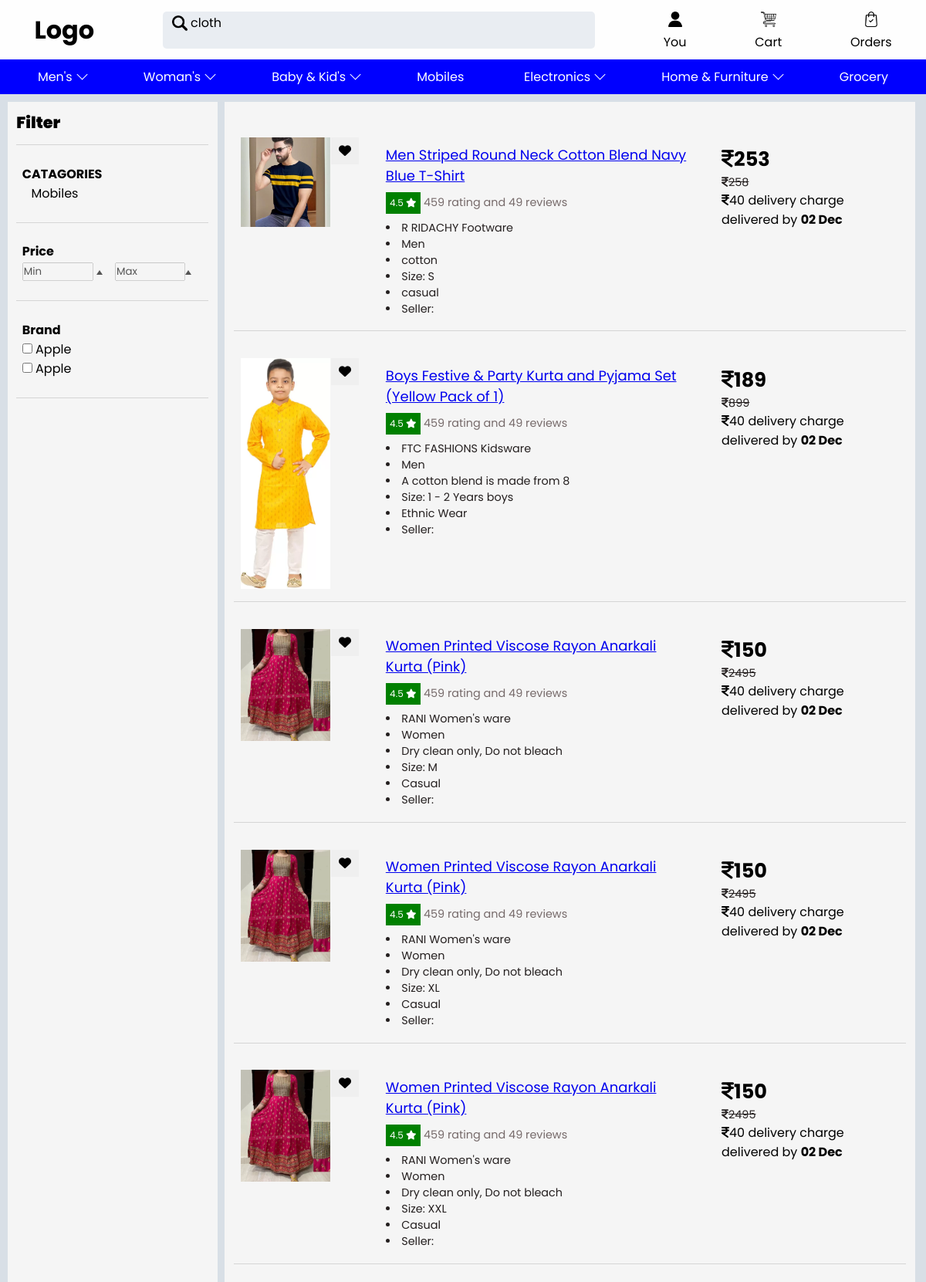
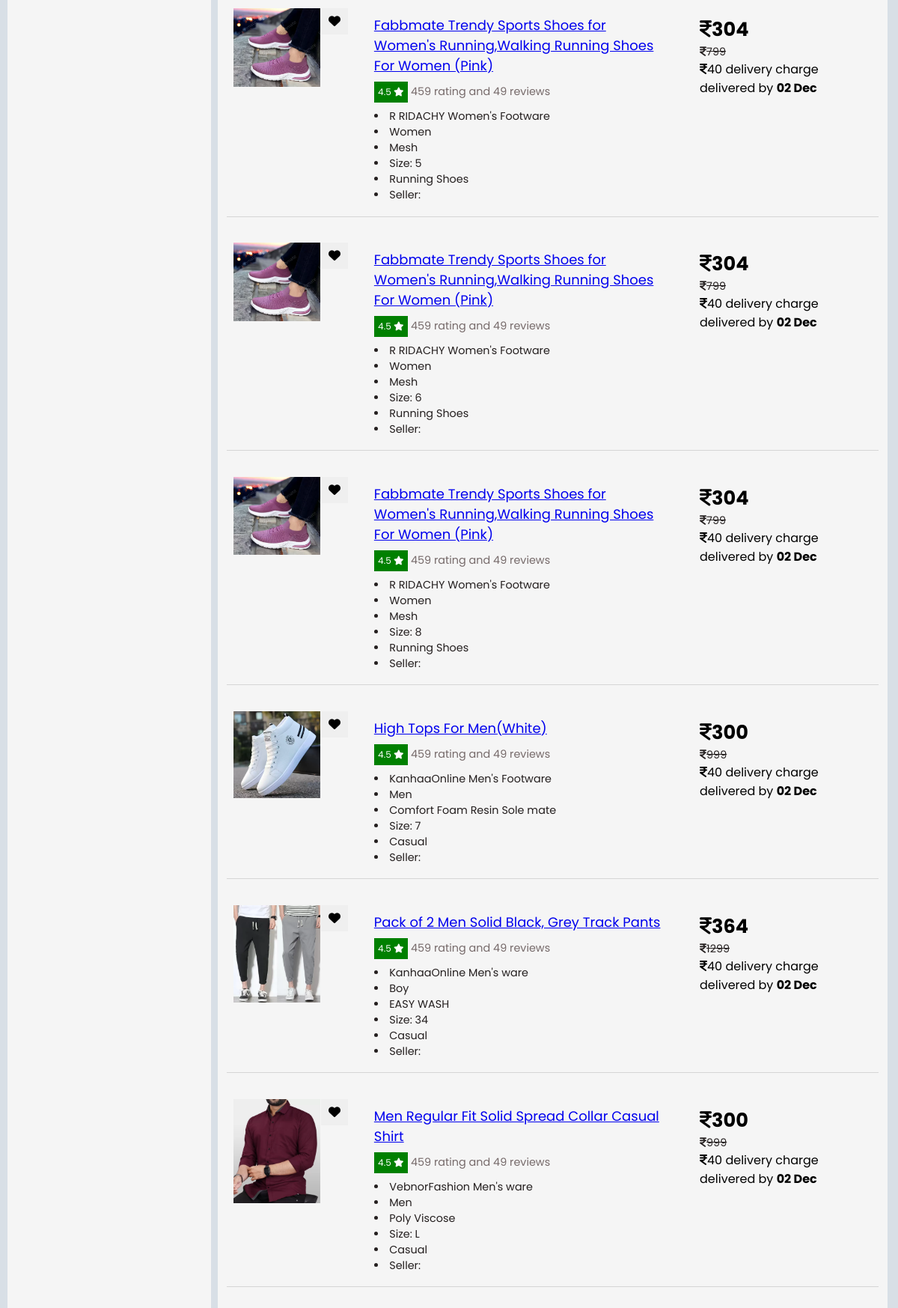
/coding/search/search-feild.php?search=cloth, run on the app's committed database (2 pictures, top to bottom).
### tables this page shows
CREATE TABLE `cloth` (
  `id` int(11) NOT NULL,
  `title` varchar(100) NOT NULL,
  `price` bigint(20) NOT NULL,
  `pname` varchar(20) NOT NULL,
  `imageone` varchar(100) NOT NULL,
  `imagetwo` varchar(100) NOT NULL,
  `imagethree` varchar(100) NOT NULL,
  `offerone` varchar(100) NOT NULL,
  `offertwo` varchar(100) NOT NULL,
  `offerthree` varchar(100) NOT NULL,
  `color` varchar(30) NOT NULL,
  `brand` varchar(30) NOT NULL,
  `product_type` varchar(30) NOT NULL,
  `size` varchar(20) NOT NULL,
  `matterial` varchar(30) NOT NULL,
  `model_name` varchar(30) NOT NULL,
  `ideal_for` varchar(20) NOT NULL,
  `pack_of` int(11) NOT NULL,
  `quantity` int(11) NOT NULL,
  `added_at` datetime NOT NULL,
  `ocassion` varchar(30) NOT NULL,
  `pattern` varchar(30) NOT NULL,
  `discount` int(11) NOT NULL,
  `seller` varchar(50) NOT NULL,
  `ps` varchar(40) NOT NULL DEFAULT 'footware',
  `ps_two` varchar(40) NOT NULL DEFAULT 'shoes',
  `pcl` varchar(40) NOT NULL DEFAULT 'cloth'
);

### coding/search/search-feild.php (the view, shortened to what this page needs)
<?php
require_once "../admin/pages/connect.php";
if($_REQUEST['search']){
  $item = $_REQUEST['search'];
  $sql3 = "select * from `cloth` where `title` like '%$item%' or `price` like '%$item%' or `pname` like '%$item%' or `offerone` like '%$item%' or `offertwo` like '%$item%' or `offerthree` like '%$item%' or `color` like '%$item%' or `brand` like '%$item%' or `product_type` like '%$item%' or `size` like '%$item%' or `matterial` like '%$item%' or `model_name` like '%$item%' or `ideal_for` like '%$item%' or `pack_of` like '%$item%' or `ocassion` like '%$item%' or `pattern` like '%$item%' or `seller` like '%$item%' or `ps` like '%$item%' or `ps_two` like '%$item%' or `pcl` like '%$item%'";
  $res3 = mysqli_query($con,$sql3);
?>
<!DOCTYPE html>
<html lang="en">
  <head>
    <link rel="stylesheet" href="search-feild.css" />
  </head>
  <body>
    <div class="container">
      <div class="navbar">
        <h1 class="logo">Logo</h1>
        <div class="search">
        <form action="" method="post">
          <img src="../../images/magnifying-glass.png" alt="" />
          <input type="text" name="search" placeholder="Search your brand and products" value="<?php echo $item; ?>" />
          </form>
        </div>
        <div class="account">
          <img src="../../images/user.png" alt="" /><br />
          You
        </div>
        <div class="cart">
          <img src="../../images/shopping-cart.png" alt="" /><br />
          Cart
        </div>
        <div class="orders">
          <img src="../../images/shopping-bag.png" alt="" /><br />
          Orders
        </div>
      </div>
      <div class="text-catagory">
        <div class="Men">Men's <span> </span></div>
        <div class="women">Woman's <span> </span></div>
        <div class="kids">Baby & Kid's <span></span></div>
        <div class="mobile">Mobiles</div>
        <div class="electronics">Electronics <span></span></div>
        <div class="furniture">Home & Furniture <span></span></div>
        <div class="grocery">Grocery</div>
      </div>
      <div class="main-field">
        <div class="left-part">
          <div class="filter-part">
            <h3>Filter</h3>
            <div class="catagory">
              <div class="heading">
                <h4>CATAGORIES</h4>
              </div>
              <div class="item">
                <p>Mobiles</p>
              </div>
            </div>
            <div class="rang">
              <h4>Price</h4>
              <div class="max-min">
                <div class="min dropdwon" id="min">
                  <input type="text" name="" disabled value="Min" id="" />
                  <span class="trangle"></span>
                </div>
                <div class="max dropdwon">
                  <input type="text" disabled name="" value="Max" id="" /><span
                    class="trangle"
                  ></span>
                </div>
              </div>
            </div>
            <div class="brand">
              <h4>Brand</h4>
              <div class="brand-list">
                <div class="brand-name">
                  <input type="checkbox" name="brand" id="" />
                  <label for="">Apple</label>
                </div>
                <div class="brand-name">
                  <input type="checkbox" name="brand" id="" />
                  <label for="">Apple</label>
                </div>
              </div>
            </div>
          </div>
        </div>
        <div class="right-part">
<?php  if(mysqli_num_rows($res3)>0){
    while($cloth = mysqli_fetch_assoc($res3)){
      $discount = $cloth['price']*($cloth['discount']/100);
      $d = strtotime("+7 days");
      $date = date("d M",$d);
  ?>
<div class="product-container">
            <div class="image-container">
              <div class="image1">
                <img
                  src="../admin/<?php echo $cloth['imageone']; ?>"
                  alt=""
                />
              </div>
              <div class="wishlist">
                <button onclick="toggleLike(this)" class="like-button">
                  <i class="fa-solid fa-heart"></i>
                </button>
              </div>
            </div>
            <div class="declaration">
              <p class="heading"><a href="../cart-detail/clothD.php?id=<?php echo $cloth['id']; ?>"><?php echo $cloth['title']; ?></a></p>
              <div class="rating">
                <span>4.5 <i class="fa-solid fa-star"></i></span>
                <span>459 rating and 49 reviews</span>
              </div>
              <div class="sub-declaration">
                <li class="sub-list"><?php echo $cloth['brand']." ".$cloth['product_type']; ?></li>
                <li class="sub-list">
                <?php echo $cloth['ideal_for']; ?>
                </li>
                <li class="sub-list"><?php echo $cloth['matterial']; ?></li>
                <li class="sub-list">Size: <?php echo $cloth['size']; ?></li>
                <li class="sub-list"><?php echo $cloth['ocassion']; ?></li>
                <li class="sub-list">Seller: <?php echo $cloth['seller']; ?></li>
              </div>
            </div>
            <div class="pricing-detail">
              <div class="main-price">
                <i class="fa-solid fa-indian-rupee-sign"></i><?php echo ceil($cloth['price']-$discount); ?>
              </div>
              <div class="initial-price">
                <del>
                  <i class="fa-solid fa-indian-rupee-sign"></i><?php echo $cloth['price']; ?>
                </del>
              </div>
              <div class="delivery"><i class="fa-solid fa-indian-rupee-sign"></i>40 delivery charge delivered by <b><?php echo $date; ?></b></div>
            </div>
          </div>
          <?php }
          }else ?>
        </div>
      </div>
    </div>
  </body>
</html>
<?php }else{
  echo "not found";
} ?>

### data on the page
cloth: imageone (picture), title "Men Striped Round Neck Cotton Blend Navy Blue T-Shirt", brand "R RIDACHY", product_type "Footware", ideal_for "Men", matterial "cotton", size "S", ocassion "casual", ceil($cloth['price']-$discount) "253", price "258"
cloth: imageone (picture), title "Boys Festive & Party Kurta and Pyjama Set (Yellow Pack of 1)", brand "FTC FASHIONS", product_type "Kidsware", ideal_for "Men", matterial "A cotton blend is made from 8", size "1 - 2 Years boys", ocassion "Ethnic Wear", ceil($cloth['price']-$discount) "189", price "899"
cloth: imageone (picture), title "Women Printed Viscose Rayon Anarkali Kurta (Pink)", brand "RANI", product_type "Women's ware", ideal_for "Women", matterial "Dry clean only, Do not bleach", size "M", ocassion "Casual", ceil($cloth['price']-$discount) "150", price "2495"
cloth: imageone (picture), title "Women Printed Viscose Rayon Anarkali Kurta (Pink)", brand "RANI", product_type "Women's ware", ideal_for "Women", matterial "Dry clean only, Do not bleach", size "XL", ocassion "Casual", ceil($cloth['price']-$discount) "150", price "2495"
cloth: imageone (picture), title "Women Printed Viscose Rayon Anarkali Kurta (Pink)", brand "RANI", product_type "Women's ware", ideal_for "Women", matterial "Dry clean only, Do not bleach", size "XXL", ocassion "Casual", ceil($cloth['price']-$discount) "150", price "2495"
cloth: imageone (picture), title "Fabbmate Trendy Sports Shoes for Women's Running,Walking Running Shoes For Women (Pink)", brand "R RIDACHY", product_type "Women's Footware", ideal_for "Women", matterial "Mesh", size "5", ocassion "Running Shoes", ceil($cloth['price']-$discount) "304", price "799"
cloth: imageone (picture), title "Fabbmate Trendy Sports Shoes for Women's Running,Walking Running Shoes For Women (Pink)", brand "R RIDACHY", product_type "Women's Footware", ideal_for "Women", matterial "Mesh", size "6", ocassion "Running Shoes", ceil($cloth['price']-$discount) "304", price "799"
cloth: imageone (picture), title "Fabbmate Trendy Sports Shoes for Women's Running,Walking Running Shoes For Women (Pink)", brand "R RIDACHY", product_type "Women's Footware", ideal_for "Women", matterial "Mesh", size "8", ocassion "Running Shoes", ceil($cloth['price']-$discount) "304", price "799"
cloth: imageone (picture), title "High Tops For Men(White)", brand "KanhaaOnline", product_type "Men's Footware", ideal_for "Men", matterial "Comfort Foam Resin Sole mate", size "7", ocassion "Casual", ceil($cloth['price']-$discount) "300", price "999"
cloth: imageone (picture), title "Pack of 2 Men Solid Black, Grey Track Pants", brand "KanhaaOnline", product_type "Men's ware", ideal_for "Boy", matterial "EASY WASH", size "34", ocassion "Casual", ceil($cloth['price']-$discount) "364", price "1299"
cloth: imageone (picture), title "Men Regular Fit Solid Spread Collar Casual Shirt", brand "VebnorFashion", product_type "Men's ware", ideal_for "Men", matterial "Poly Viscose", size "L", ocassion "Casual", ceil($cloth['price']-$discount) "300", price "999"
